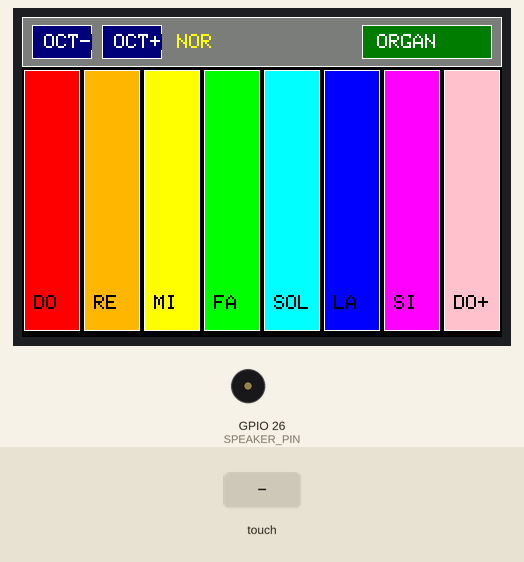
Simulated run of this program. Board: ESP32. On the bench: 480×320 colour display, buzzer (waves = sounding). The inputs (shaded band) are chosen by the test bench.

Above: at 1.6 s.
1.7 s: screen touched at 13 % across, 10 % down
At 2.5 s:
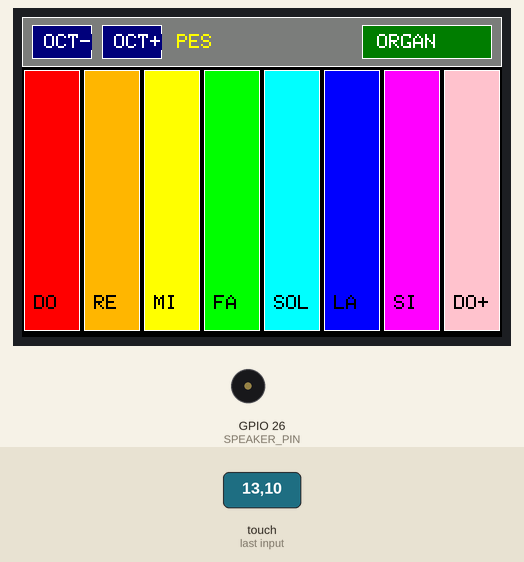
3.3 s: screen touched at 87 % across, 10 % down
At 4.6 s:
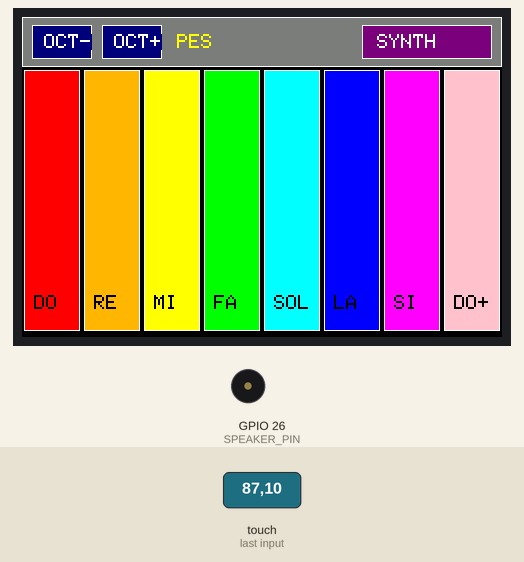
4.9 s: screen touched at 87 % across, 10 % down
At 5.9 s:
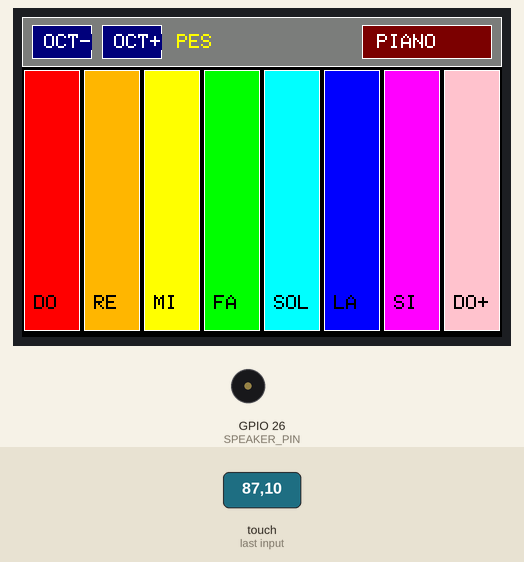
Timing chart, 0 to 7.9 s (numbered marks = the images above; inputs shaded):
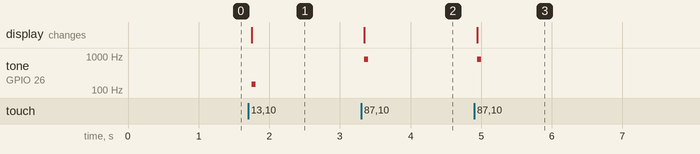

The program:

main.cpp
```cpp
#include <Arduino.h>
#define LGFX_USE_V1
#include <LovyanGFX.hpp>

// Kart üzerindeki dahili amfi pini
#define SPEAKER_PIN 26

// Sizden Alınan Donanımsal Dokunmatik Kalibrasyon Verisi (Milimetrik Hassasiyet)
uint16_t calData[8] = {3842, 3882, 3847, 174, 378, 3803, 374, 145};

// C4 - C5 Notalarının Temel Frekansları (Hz)
const int BASE_FREQS[] = {262, 294, 330, 349, 392, 440, 494, 523};
const char* NOTE_NAMES[] = {"DO", "RE", "MI", "FA", "SOL", "LA", "SI", "DO+"};

// Tuş Görsel Renkleri
const uint16_t KEY_COLORS[] = {
  TFT_RED, TFT_ORANGE, TFT_YELLOW, TFT_GREEN,
  TFT_CYAN, TFT_BLUE, TFT_MAGENTA, TFT_PINK
};

class LGFX : public lgfx::LGFX_Device {
  lgfx::Panel_ST7796  _panel_instance;
  lgfx::Bus_SPI       _bus_instance;
  lgfx::Light_PWM     _light_instance;
  lgfx::Touch_XPT2046 _touch_instance;

public:
  LGFX() {
    // 1. SPI Otobüsü
    {
      auto cfg = _bus_instance.config();
      cfg.spi_host = HSPI_HOST;
      cfg.spi_mode = 0;
      cfg.freq_write = 40000000;
      cfg.freq_read  = 16000000;
      cfg.pin_sclk = 14;
      cfg.pin_mosi = 13;
      cfg.pin_miso = 12;
      cfg.pin_dc   = 2;
      _bus_instance.config(cfg);
      _panel_instance.setBus(&_bus_instance);
    }
    // 2. ST7796S Ekran
    {
      auto cfg = _panel_instance.config();
      cfg.pin_cs           = 15;
      cfg.pin_rst          = -1;
      cfg.pin_busy         = -1;
      cfg.panel_width      = 320;
      cfg.panel_height     = 480;
      cfg.offset_x         = 0;
      cfg.offset_y         = 0;
      cfg.readable         = false;
      cfg.invert           = false;
      cfg.rgb_order        = false;
      cfg.dlen_16bit       = false;
      cfg.bus_shared       = true;
      _panel_instance.config(cfg);
    }
    // 3. Arka Aydınlatma
    {
      auto cfg = _light_instance.config();
      cfg.pin_bl = 27;
      cfg.invert = false;
      cfg.freq   = 44100;
      cfg.pwm_channel = 7;
      _light_instance.config(cfg);
      _panel_instance.setLight(&_light_instance);
    }
    // 4. Dokunmatik (XPT2046)
    {
      auto cfg = _touch_instance.config();
      cfg.x_min      = 0;
      cfg.x_max      = 4095;
      cfg.y_min      = 0;
      cfg.y_max      = 4095;
      cfg.pin_int    = -1;
      cfg.bus_shared = true;
      cfg.spi_host   = HSPI_HOST;
      cfg.pin_sclk   = 25;
      cfg.pin_mosi   = 32;
      cfg.pin_miso   = 39;
      cfg.pin_cs     = 33;
      cfg.freq       = 2500000;
      _touch_instance.config(cfg);
      _panel_instance.setTouch(&_touch_instance);
    }
    setPanel(&_panel_instance);
  }
};

LGFX lcd;

int keyWidth;
int keyHeight;
int currentOctave = 0; // -1: Pes, 0: Normal, 1: Tiz

enum InstrumentMode { MODE_ORGAN, MODE_SYNTH, MODE_PIANO };
InstrumentMode currentMode = MODE_ORGAN;

unsigned long noteStartTime = 0;

void updateHeader() {
  lcd.fillRect(0, 0, lcd.width(), 50, TFT_DARKGREY);
  lcd.drawRect(0, 0, lcd.width(), 50, TFT_WHITE);

  // OCT-
  lcd.fillRect(10, 8, 60, 34, TFT_NAVY);
  lcd.drawRect(10, 8, 60, 34, TFT_WHITE);
  lcd.setTextColor(TFT_WHITE, TFT_NAVY);
  lcd.setTextSize(2);
  lcd.setCursor(22, 17);
  lcd.println("OCT-");

  // OCT+
  lcd.fillRect(80, 8, 60, 34, TFT_NAVY);
  lcd.drawRect(80, 8, 60, 34, TFT_WHITE);
  lcd.setTextColor(TFT_WHITE, TFT_NAVY);
  lcd.setTextSize(2);
  lcd.setCursor(92, 17);
  lcd.println("OCT+");

  // Oktav Yazısı
  lcd.setTextColor(TFT_YELLOW, TFT_DARKGREY);
  lcd.setTextSize(2);
  lcd.setCursor(155, 17);
  if (currentOctave == -1) lcd.print("PES   ");
  else if (currentOctave == 0) lcd.print("NOR   ");
  else if (currentOctave == 1) lcd.print("TIZ   ");

  // Enstrüman Modu
  uint16_t btnColor = TFT_DARKGREEN;
  const char* modeText = "ORGAN";

  if (currentMode == MODE_SYNTH) {
    btnColor = TFT_PURPLE;
    modeText = "SYNTH";
  } else if (currentMode == MODE_PIANO) {
    btnColor = TFT_MAROON;
    modeText = "PIANO";
  }

  lcd.fillRect(340, 8, 130, 34, btnColor);
  lcd.drawRect(340, 8, 130, 34, TFT_WHITE);
  lcd.setTextColor(TFT_WHITE, btnColor);
  lcd.setTextSize(2);
  lcd.setCursor(355, 17);
  lcd.println(modeText);
}

void drawOrganUI() {
  lcd.fillScreen(TFT_BLACK);
  updateHeader();

  keyWidth = lcd.width() / 8; // 60px
  keyHeight = lcd.height() - 55;

  for (int i = 0; i < 8; i++) {
    int x = i * keyWidth;
    int y = 53;

    lcd.fillRect(x + 2, y, keyWidth - 4, keyHeight - 4, KEY_COLORS[i]);
    lcd.drawRect(x + 2, y, keyWidth - 4, keyHeight - 4, TFT_WHITE);

    lcd.setTextColor(TFT_BLACK, KEY_COLORS[i]);
    lcd.setTextSize(2);
    lcd.setCursor(x + 12, y + keyHeight - 40);
    lcd.println(NOTE_NAMES[i]);
  }
}

void setup() {
  Serial.begin(115200);
  pinMode(SPEAKER_PIN, OUTPUT);

  lcd.init();
  lcd.setRotation(1);
  lcd.setBrightness(160);

  // DONANIMSAL KALİBRASYON YÜKLENİYOR
  lcd.setTouchCalibrate(calData);

  drawOrganUI();
}

uint16_t touchX = 0, touchY = 0;
int activeKey = -1;
unsigned long lastBtnTouch = 0;

void loop() {
  if (lcd.getTouch(&touchX, &touchY)) {

    // Üst Buton Paneli (Y < 50)
    if (touchY < 50) {
      if (millis() - lastBtnTouch > 300) {
        // OCT-
        if (touchX >= 10 && touchX <= 70) {
          if (currentOctave > -1) currentOctave--;
          updateHeader();
          tone(SPEAKER_PIN, 150, 60);
        }
        // OCT+
        else if (touchX >= 80 && touchX <= 140) {
          if (currentOctave < 1) currentOctave++;
          updateHeader();
          tone(SPEAKER_PIN, 600, 60);
        }
        // Enstrüman Modu Değiştirme
        else if (touchX >= 340 && touchX <= 470) {
          if (currentMode == MODE_ORGAN) currentMode = MODE_SYNTH;
          else if (currentMode == MODE_SYNTH) currentMode = MODE_PIANO;
          else currentMode = MODE_ORGAN;

          updateHeader();
          tone(SPEAKER_PIN, 800, 60);
        }
        lastBtnTouch = millis();
      }
    }
    // Piyano Tuşları (Y >= 53)
    else if (touchY >= 53) {
      int keyIndex = touchX / keyWidth;

      if (keyIndex >= 0 && keyIndex < 8) {
        int targetFreq = BASE_FREQS[keyIndex];

        // Oktav Modifikasyonu
        if (currentOctave == -1) targetFreq /= 2;
        else if (currentOctave == 1) targetFreq *= 2;

        // Tuşa Ilk Vuruş
        if (keyIndex != activeKey) {
          activeKey = keyIndex;
          noteStartTime = millis();

          int x = keyIndex * keyWidth;
          lcd.fillRect(x + 2, 53, keyWidth - 4, keyHeight - 4, TFT_WHITE);
          lcd.setTextColor(TFT_BLACK, TFT_WHITE);
          lcd.setTextSize(2);
          lcd.setCursor(x + 12, 53 + keyHeight - 40);
          lcd.println(NOTE_NAMES[keyIndex]);
        }

        // Enstrüman Ses Karakterleri
        if (currentMode == MODE_ORGAN) {
          tone(SPEAKER_PIN, targetFreq);
        }
        else if (currentMode == MODE_SYNTH) {
          int vibrato = sin(millis() / 18.0) * 9;
          tone(SPEAKER_PIN, targetFreq + vibrato);
        }
        else if (currentMode == MODE_PIANO) {
          unsigned long elapsed = millis() - noteStartTime;
          if (elapsed < 450) { // Akustik Sönümlenme Zarfı
            int pitchDecay = (450 - elapsed) / 80;
            tone(SPEAKER_PIN, targetFreq + pitchDecay);
          } else {
            noTone(SPEAKER_PIN); // Sütun ısınmasını önleyen otomatik susturma
          }
        }
      }
    }
  } else {
    // Parmağı Ekrandan Çekince Sesi Kes
    if (activeKey != -1) {
      noTone(SPEAKER_PIN);

      int x = activeKey * keyWidth;
      lcd.fillRect(x + 2, 53, keyWidth - 4, keyHeight - 4, KEY_COLORS[activeKey]);
      lcd.drawRect(x + 2, 53, keyWidth - 4, keyHeight - 4, TFT_WHITE);
      lcd.setTextColor(TFT_BLACK, KEY_COLORS[activeKey]);
      lcd.setTextSize(2);
      lcd.setCursor(x + 12, 53 + keyHeight - 40);
      lcd.println(NOTE_NAMES[activeKey]);

      activeKey = -1;
    }
  }

  delay(10);
}
```

Measured:
- after the input at 1.7 s, tone on GPIO 26 (SPEAKER_PIN): silent → 150 Hz after 0.05 s, → silent 0.06 s later; the display: changes after 0.05 s (image 1)
- after the input at 3.3 s, tone on GPIO 26 (SPEAKER_PIN): silent → 800 Hz at once, → silent 0.06 s later; the display: changes at once (image 2)
- after the input at 4.9 s, tone on GPIO 26 (SPEAKER_PIN): silent → 800 Hz at once, → silent 0.06 s later; the display: changes at once (image 3)
